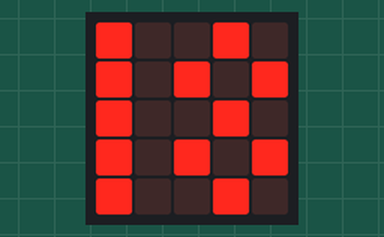
This program was run on a simulated BBC micro:bit (MakeCode). Shown: the board's 5×5 LED display.

Above: at 0.2 s.
At 1.0 s:
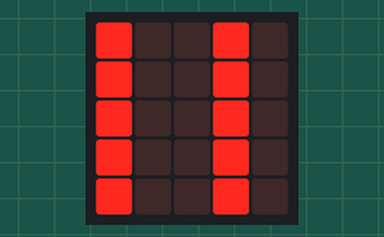
At 2.2 s:
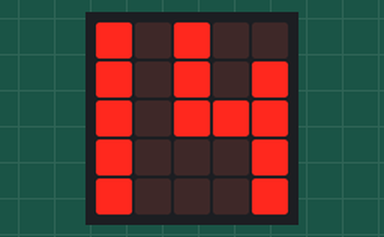
At 4.2 s:
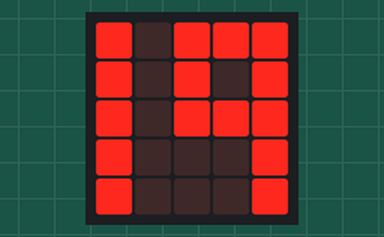
At 5.8 s:
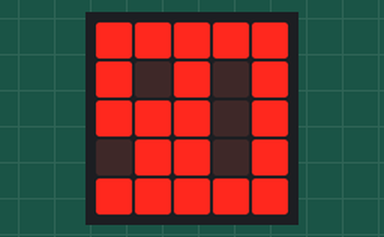
At 7.81 s:
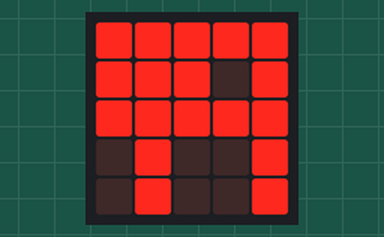

Measured:
- by itself, everything shown: repeats every 8.0 s, in 20 steps
- what the display in image 1 shows lasts 0.4 s, from 0.8 s to 1.2 s

The program:

main.ts
```typescript
function muestraNumero2Cifras (numero: number) {
    if (numero == 17) {
        basic.showLeds(`
            # . # # #
            # . . . #
            # . . # .
            # . . # .
            # . . # .
            `)
    } else if (numero == 19) {
        basic.showLeds(`
            # . # # #
            # . # . #
            # . # # #
            # . . . #
            # . . . #
            `)
    } else if (numero == 18) {
        basic.showLeds(`
            # . . # .
            # . # . #
            # . . # .
            # . # . #
            # . . # .
            `)
    } else if (numero == 10) {
        basic.showLeds(`
            # . . # .
            # . # . #
            # . # . #
            # . # . #
            # . . # .
            `)
    } else if (numero == 11) {
        basic.showLeds(`
            # . . # .
            # . . # .
            # . . # .
            # . . # .
            # . . # .
            `)
    } else {
        basic.showLeds(`
            # # # # #
            # # # . #
            # # # # #
            . # . . #
            . # . . #
            `)
    }
}
basic.forever(function () {
    muestraNumero2Cifras(18)
    basic.showLeds(`
        # . # # #
        # . # . #
        # . # . #
        # . # . #
        # . # # #
        `)
    basic.showLeds(`
        # . . # .
        # . . # .
        # . . # .
        # . . # .
        # . . # .
        `)
    basic.showLeds(`
        # . # # #
        # . . . #
        # . # # #
        # . # . .
        # . # # #
        `)
    basic.showLeds(`
        # . # # #
        # . . . #
        # . . # #
        # . . . #
        # . # # #
        `)
    basic.showLeds(`
        # . # . .
        # . # . #
        # . # # #
        # . . . #
        # . . . #
        `)
    basic.showLeds(`
        # . # # #
        # . # . .
        # . # # #
        # . . . #
        # . # # #
        `)
    basic.showLeds(`
        # . # . .
        # . # . .
        # . # # #
        # . # . #
        # . # # #
        `)
    basic.showLeds(`
        # . # # #
        # . . . #
        # . . # .
        # . . # .
        # . . # .
        `)
    basic.showLeds(`
        # . . # .
        # . # . #
        # . . # .
        # . # . #
        # . . # .
        `)
    basic.showLeds(`
        # . # # #
        # . # . #
        # . # # #
        # . . . #
        # . . . #
        `)
    basic.showLeds(`
        # # # # #
        . # # . #
        # # # . #
        # . # . #
        # # # # #
        `)
    basic.showLeds(`
        # # # # #
        . # # . #
        # # # . #
        . # # . #
        # # # # #
        `)
    basic.showLeds(`
        # . # # #
        # . # . #
        # # # . #
        . # # . #
        . # # # #
        `)
    basic.showLeds(`
        # # # # #
        # . # . #
        # # # . #
        . # # . #
        # # # # #
        `)
    basic.showLeds(`
        # . # # #
        # . # . #
        # # # . #
        # # # . #
        # # # # #
        `)
    basic.showLeds(`
        # # # # #
        . # # . #
        . # # . #
        . # # . #
        . # # # #
        `)
    basic.showLeds(`
        # # # # #
        # # # . #
        . . # . #
        # # # . #
        # # # # #
        `)
    basic.showLeds(`
        # # # # #
        # # # . #
        # # # . #
        . # # . #
        . # # # #
        `)
    basic.showLeds(`
        # # # # #
        # # # . #
        # # # # #
        . # . . #
        . # . . #
        `)
})
```

test.ts
```typescript
// aquí va el archivo "tests"; esto no se compilará cuando este paquete se utilice como una extensión.
```
